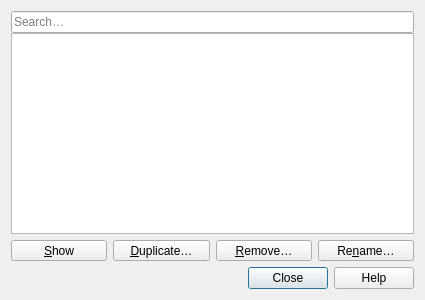
<?xml version="1.0" encoding="UTF-8"?>
<ui version="4.0">
 <class>QgsElevationProfileManagerBase</class>
 <widget class="QDialog" name="QgsElevationProfileManagerBase">
  <property name="geometry">
   <rect>
    <x>0</x>
    <y>0</y>
    <width>425</width>
    <height>300</height>
   </rect>
  </property>
  <property name="minimumSize">
   <size>
    <width>425</width>
    <height>300</height>
   </size>
  </property>
  <property name="windowTitle">
   <string>Elevation Profile Manager</string>
  </property>
  <property name="windowIcon">
   <iconset resource="../../images/images.qrc">
    <normaloff>:/images/themes/default/mActionLayoutManager.svg</normaloff>:/images/themes/default/mActionLayoutManager.svg</iconset>
  </property>
  <layout class="QVBoxLayout" name="verticalLayout">
   <item>
    <layout class="QGridLayout" name="gridLayout_2" rowstretch="0,0">
     <item row="1" column="3">
      <widget class="QToolButton" name="mRenameButton">
       <property name="sizePolicy">
        <sizepolicy hsizetype="Preferred" vsizetype="Fixed">
         <horstretch>0</horstretch>
         <verstretch>0</verstretch>
        </sizepolicy>
       </property>
       <property name="text">
        <string>Re&amp;name…</string>
       </property>
      </widget>
     </item>
     <item row="1" column="0">
      <widget class="QToolButton" name="mShowButton">
       <property name="sizePolicy">
        <sizepolicy hsizetype="Preferred" vsizetype="Fixed">
         <horstretch>0</horstretch>
         <verstretch>0</verstretch>
        </sizepolicy>
       </property>
       <property name="text">
        <string>&amp;Show</string>
       </property>
      </widget>
     </item>
     <item row="1" column="2">
      <widget class="QToolButton" name="mRemoveButton">
       <property name="sizePolicy">
        <sizepolicy hsizetype="Preferred" vsizetype="Fixed">
         <horstretch>0</horstretch>
         <verstretch>0</verstretch>
        </sizepolicy>
       </property>
       <property name="text">
        <string>&amp;Remove…</string>
       </property>
      </widget>
     </item>
     <item row="0" column="0" colspan="4">
      <layout class="QVBoxLayout" name="verticalLayout_2" stretch="0,1">
       <property name="spacing">
        <number>0</number>
       </property>
       <property name="topMargin">
        <number>0</number>
       </property>
       <item>
        <widget class="QgsFilterLineEdit" name="mSearchLineEdit">
         <property name="placeholderText">
          <string>Search…</string>
         </property>
        </widget>
       </item>
       <item>
        <widget class="QListView" name="mProfileListView">
         <property name="selectionMode">
          <enum>QAbstractItemView::SelectionMode::ExtendedSelection</enum>
         </property>
         <property name="selectionBehavior">
          <enum>QAbstractItemView::SelectionBehavior::SelectRows</enum>
         </property>
        </widget>
       </item>
      </layout>
     </item>
     <item row="1" column="1">
      <widget class="QToolButton" name="mDuplicateButton">
       <property name="sizePolicy">
        <sizepolicy hsizetype="Preferred" vsizetype="Fixed">
         <horstretch>0</horstretch>
         <verstretch>0</verstretch>
        </sizepolicy>
       </property>
       <property name="text">
        <string>&amp;Duplicate…</string>
       </property>
      </widget>
     </item>
    </layout>
   </item>
   <item>
    <widget class="QDialogButtonBox" name="mButtonBox">
     <property name="orientation">
      <enum>Qt::Orientation::Horizontal</enum>
     </property>
     <property name="standardButtons">
      <set>QDialogButtonBox::StandardButton::Close|QDialogButtonBox::StandardButton::Help</set>
     </property>
    </widget>
   </item>
  </layout>
 </widget>
 <customwidgets>
  <customwidget>
   <class>QgsFilterLineEdit</class>
   <extends>QLineEdit</extends>
   <header>qgsfilterlineedit.h</header>
  </customwidget>
 </customwidgets>
 <tabstops>
  <tabstop>mSearchLineEdit</tabstop>
  <tabstop>mProfileListView</tabstop>
  <tabstop>mShowButton</tabstop>
  <tabstop>mDuplicateButton</tabstop>
  <tabstop>mRemoveButton</tabstop>
  <tabstop>mRenameButton</tabstop>
 </tabstops>
 <resources>
  <include location="../../images/images.qrc"/>
 </resources>
 <connections>
  <connection>
   <sender>mButtonBox</sender>
   <signal>accepted()</signal>
   <receiver>QgsElevationProfileManagerBase</receiver>
   <slot>accept()</slot>
   <hints>
    <hint type="sourcelabel">
     <x>266</x>
     <y>295</y>
    </hint>
    <hint type="destinationlabel">
     <x>157</x>
     <y>274</y>
    </hint>
   </hints>
  </connection>
  <connection>
   <sender>mButtonBox</sender>
   <signal>rejected()</signal>
   <receiver>QgsElevationProfileManagerBase</receiver>
   <slot>reject()</slot>
   <hints>
    <hint type="sourcelabel">
     <x>266</x>
     <y>295</y>
    </hint>
    <hint type="destinationlabel">
     <x>286</x>
     <y>274</y>
    </hint>
   </hints>
  </connection>
 </connections>
</ui>
